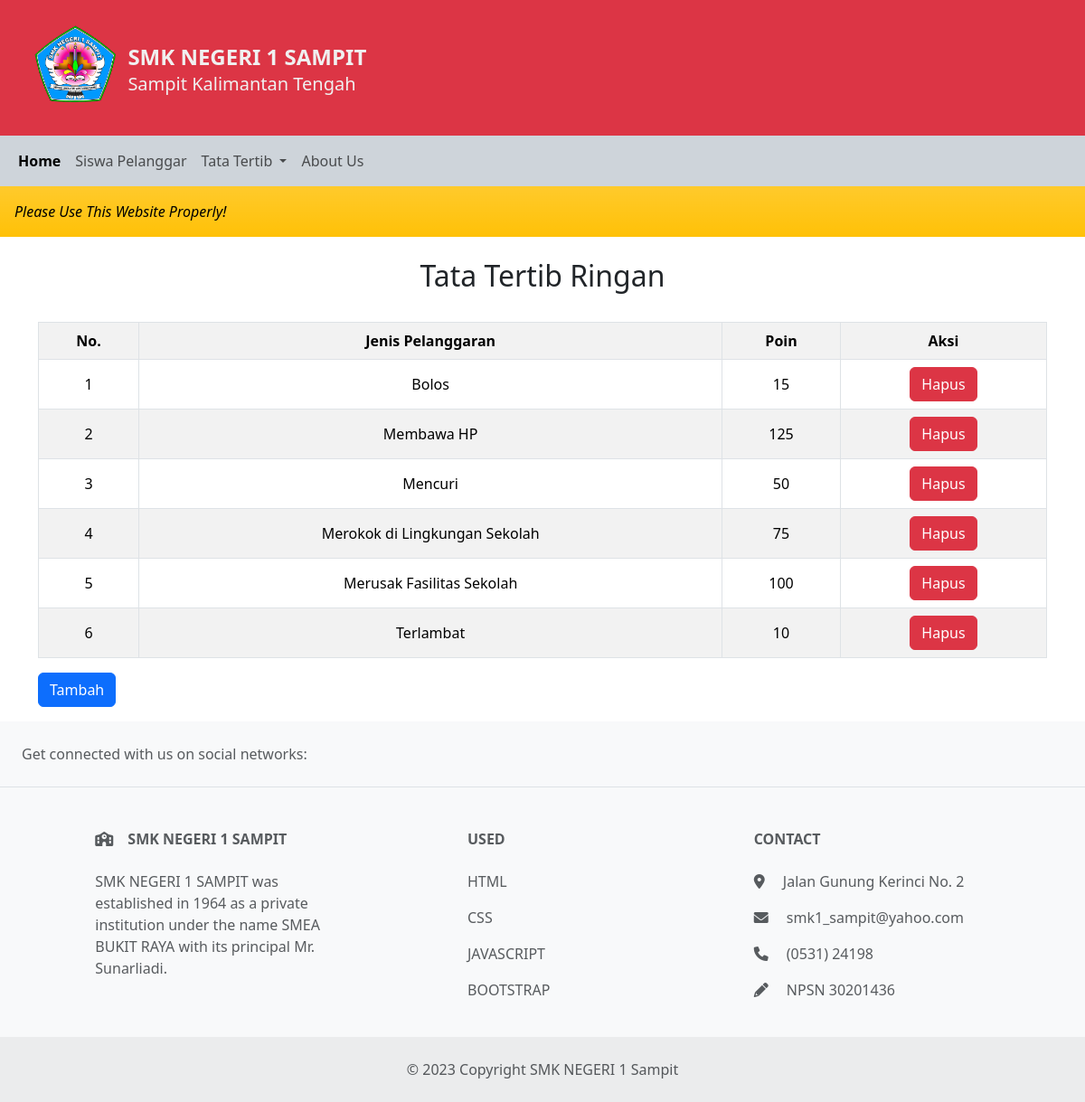
The app's page /tatatertib.php with its own data.
### tables this page shows
CREATE TABLE `tatatertib` (
  `jenis_pelanggaran` varchar(100) NOT NULL,
  `poin` int(11) DEFAULT NULL
);

### tatatertib.php (the view, shortened to what this page needs)
<!DOCTYPE html>
<html lang="en">
<head>
    <link rel="stylesheet" href="css/prim.css">
</head>
<body>
<?php include 'template/header.php'; ?>
    <div class="container">
    <h2 class="text-center py-4">Tata Tertib Ringan</h2>
        <main>
        <div class="table-responsive">
        <table class="table table-bordered table-striped text-center align-middle">
                <tr>
                    <th>No.</th>
                    <th>Jenis Pelanggaran</th>
                    <th>Poin</th>
                    <th>Aksi</th>
                </tr>
                <?php
                include 'koneksi.php';
                $i = 0;
                $data = mysqli_query($koneksi,"SELECT * FROM tatatertib WHERE poin <= '200'");
                while($d = mysqli_fetch_array($data))
                {
                $i++;
                ?>
                <tr>
                    <td><?php echo $i; ?></td>
                    <td><?php echo $d['jenis_pelanggaran']; ?></td>
                    <td><?php echo $d['poin']; ?></td>
                    <td><a href="javascript:hapus('<?php echo $d['jenis_pelanggaran'];?>')"><button class="btn btn-danger">Hapus</button></a></td>
                </tr>
                <?php
                }
                ?>
            </table>
            <button class="btn btn-primary mb-3"><a href="formtambahtater.php" style="color: white; text-decoration: none;">Tambah</a></button>
        </main>
    </div>
        <?php include 'template/footer.php'; ?>
</body>
</html>

### records on screen
tatatertib: jenis_pelanggaran "Bolos", poin "15"
tatatertib: jenis_pelanggaran "Membawa HP", poin "125"
tatatertib: jenis_pelanggaran "Mencuri", poin "50"
tatatertib: jenis_pelanggaran "Merokok di Lingkungan Sekolah", poin "75"
tatatertib: jenis_pelanggaran "Merusak Fasilitas Sekolah", poin "100"
tatatertib: jenis_pelanggaran "Terlambat", poin "10"
